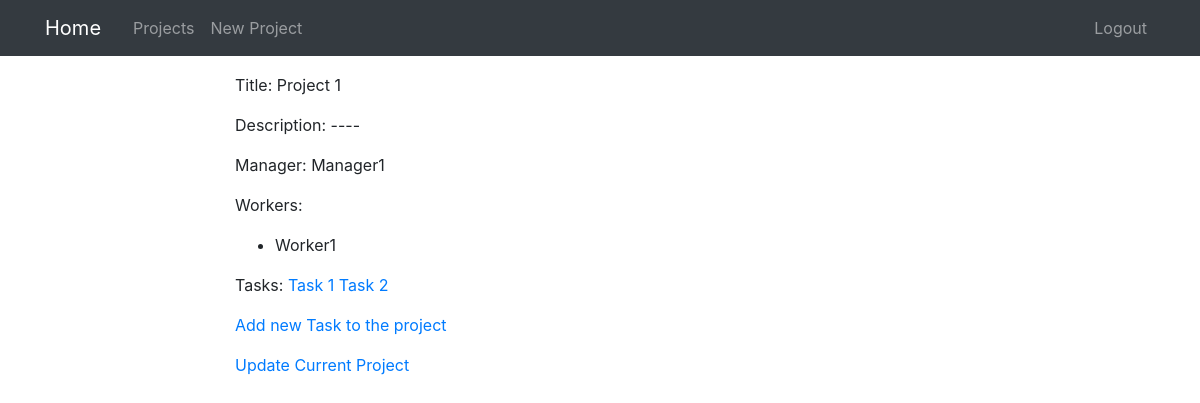
Page /projects/1/ (signed in) on the committed database.
### projects/models.py (models this page shows, shortened)
class Project(models.Model):
    title = models.CharField(max_length=100)
    description = models.TextField()
    manager = models.ForeignKey(
        User, on_delete=models.CASCADE, related_name="manager_project_set"
    )
    worker = models.ManyToManyField(User, related_name="worker_project_set")

class Task(models.Model):
    title = models.CharField(max_length=100)
    project = models.ForeignKey(Project, on_delete=models.CASCADE)

### projects/views.py (the view)
class ProjectDetailView(
    PermissionRequiredMixin, UserBelongsToProjectMixin, DetailView
):
    model = Project
    permission_required = "projects.view_project"

### projects/mixins.py (called while the page is built)
    def test_func(self):
        user = self.request.user
        project_pk = self.kwargs["pk"]
        if user.groups.all()[0].name == "Worker":
            queryset = Project.objects.filter(id=project_pk, worker=user)
            if queryset.count() > 0:
                return True
        elif user.groups.all()[0].name == "Manager":
            queryset = Project.objects.filter(id=project_pk, manager=user)
            if queryset.count() > 0:
                return True
        return False

### projects/templates/projects/project_detail.html (shortened to what this page needs)
{% extends "projects/base.html" %}
{% block content %}
<p>Title: {{ object.title }} </p>
<p>Description: {{ object.description }}</p>
<p>Manager: {{ object.manager }}</p>
<p>Workers:
    {% for worker in object.worker.all %}
    <ul>
        <li>{{ worker }}</li>
    </ul>
    {%endfor %}
</p>
<p>Tasks:
    {% for task in object.task_set.all %}
    <a href="{% url 'task-detail' task.id %}">{{ task.title }}</a>
    {% endfor %}
</p>
{% if perms.projects.add_task %}
<p><a href="{% url 'task-create' object.id %}">Add new Task to the project</a></p>
{% endif %}
{% if perms.projects.change_project %}
<p><a href="{% url 'project-update' object.id %}">Update Current Project</a></p>
{% endif %}
{% endblock content %}

### rows in the picture
Project: title "Project 1", description "----", manager "Manager1"
Task: title "Task 1"
Task: title "Task 2"

### other values in the picture
{{ worker }} "Worker1"
